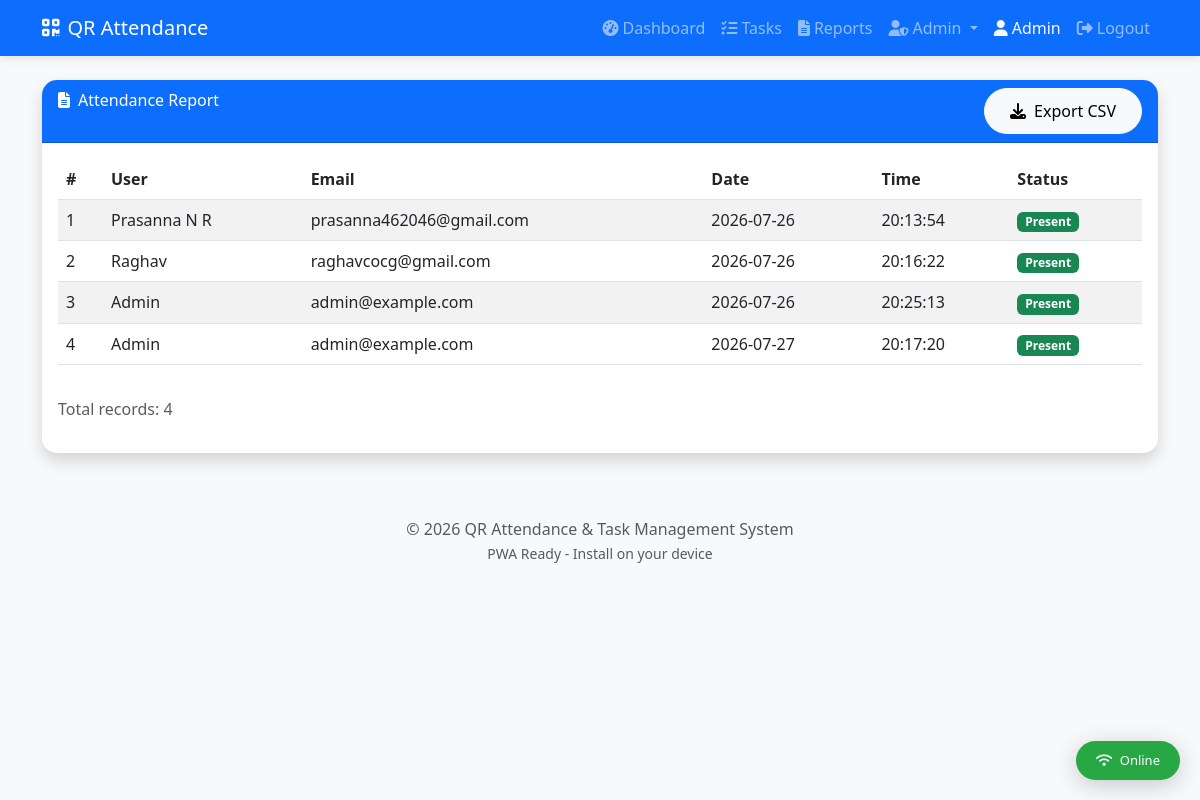
Page /attendance_report (signed in) on the committed database.
### app/models.py (models this page shows, shortened)
class User(UserMixin, db.Model):
    __tablename__ = 'users'
    id = db.Column(db.Integer, primary_key=True)
    name = db.Column(db.String(100), nullable=False)
    email = db.Column(db.String(120), unique=True, nullable=False, index=True)
    password_hash = db.Column(db.String(256), nullable=False)
    role = db.Column(db.String(20), default='user')
    created_at = db.Column(db.DateTime, default=datetime.utcnow)
    is_active = db.Column(db.Boolean, default=True)
    last_login = db.Column(db.DateTime, nullable=True)
    last_activity = db.Column(db.DateTime, nullable=True)
    is_logged_in = db.Column(db.Boolean, default=False)
    session_id = db.Column(db.String(100), nullable=True)
    attendances = db.relationship('Attendance', backref='user', lazy=True)
    tasks = db.relationship('Task', backref='user', lazy=True)

class Attendance(db.Model):
    __tablename__ = 'attendances'
    id = db.Column(db.Integer, primary_key=True)
    user_id = db.Column(db.Integer, db.ForeignKey('users.id', ondelete='CASCADE'), nullable=False)
    date = db.Column(db.Date, default=datetime.utcnow().date)
    time = db.Column(db.Time, default=datetime.utcnow().time)
    status = db.Column(db.String(20), default='present')
    marked_at = db.Column(db.DateTime, default=datetime.utcnow)

### app/routes.py (the view)
@main.route('/attendance_report')
@login_required
def attendance_report():
    if current_user.role == 'admin':
        attendances = Attendance.query.all()
    else:
        attendances = Attendance.query.filter_by(user_id=current_user.id).all()
    return render_template('attendance_report.html', attendances=attendances)

### app/templates/attendance_report.html (shortened to what this page needs)
{% extends "base.html" %}
{% block content %}
<div class="card shadow">
    <div class="card-header bg-primary text-white d-flex justify-content-between">
        <div><i class="fas fa-file-alt me-2"></i>Attendance Report</div>
        <a href="{{ url_for('main.export_attendance') }}" class="btn btn-light"><i class="fas fa-download me-2"></i>Export CSV</a>
    </div>
    <div class="card-body">
        {% if attendances %}
            <div class="table-responsive">
                <table class="table table-striped table-hover">
                    <thead><tr><th>#</th><th>User</th><th>Email</th><th>Date</th><th>Time</th><th>Status</th></tr></thead>
                    <tbody>{% for att in attendances %}<tr><td>{{ loop.index }}</td><td>{{ att.user.name }}</td><td>{{ att.user.email }}</td><td>{{ att.date.strftime('%Y-%m-%d') }}</td><td>{{ att.time.strftime('%H:%M:%S') }}</td><td><span class="badge bg-success">{{ att.status|title }}</span></td></tr>{% endfor %}</tbody>
                </table>
            </div>
            <div class="mt-3"><p class="text-muted">Total records: {{ attendances|length }}</p></div>
        {% else %}<p class="text-muted text-center">No attendance records found</p>{% endif %}
    </div>
</div>
{% endblock %}

### app/templates/base.html (shortened to what this page needs)
<!DOCTYPE html>
<html lang="en">
<head>
    <link href="https://cdn.jsdelivr.net/npm/bootstrap@5.3.0/dist/css/bootstrap.min.css" rel="stylesheet">
    <link rel="stylesheet" href="https://cdnjs.cloudflare.com/ajax/libs/font-awesome/6.4.0/css/all.min.css">
</head>
<body>
    <nav class="navbar navbar-expand-lg navbar-dark bg-primary">
        <div class="container">
            <a class="navbar-brand" href="{{ url_for('main.index') }}">
                <i class="fas fa-qrcode me-2"></i>QR Attendance
            </a>
            <div class="collapse navbar-collapse" id="navbarNav">
                <ul class="navbar-nav ms-auto">
                    {% if current_user.is_authenticated %}
                        <li class="nav-item"><a class="nav-link" href="{{ url_for('main.dashboard') }}"><i class="fas fa-tachometer-alt me-1"></i>Dashboard</a></li>
                        <li class="nav-item"><a class="nav-link" href="{{ url_for('main.tasks') }}"><i class="fas fa-tasks me-1"></i>Tasks</a></li>
                        <li class="nav-item"><a class="nav-link" href="{{ url_for('main.attendance_report') }}"><i class="fas fa-file-alt me-1"></i>Reports</a></li>
                        {% if current_user.role == 'admin' %}
                            <li class="nav-item dropdown">
                                <a class="nav-link dropdown-toggle" href="#" id="adminDropdown" role="button" data-bs-toggle="dropdown">
                                    <i class="fas fa-user-shield me-1"></i>Admin
                                </a>
                            </li>
                        {% endif %}
                        <li class="nav-item"><span class="nav-link text-light"><i class="fas fa-user me-1"></i>{{ current_user.name }}</span></li>
                        <li class="nav-item"><a class="nav-link" href="{{ url_for('auth.logout') }}"><i class="fas fa-sign-out-alt me-1"></i>Logout</a></li>
                    {% else %}
                        <li class="nav-item"><a class="nav-link" href="{{ url_for('auth.login') }}">Login</a></li>
                        <li class="nav-item"><a class="nav-link" href="{{ url_for('auth.register') }}">Register</a></li>
                    {% endif %}
                </ul>
            </div>
        </div>
    </nav>
    <div class="container mt-4">
        {% block content %}{% endblock %}
    </div>
    <footer class="bg-light text-center text-muted py-3 mt-5">
        <div class="container">
            &copy; 2026 QR Attendance & Task Management System
            <br>
            <small>PWA Ready - Install on your device</small>
        </div>
    </footer>
    <div id="network-status" class="network-status online">
    </div>
</body>
</html>

### app/templates/base.html (style rules this page uses)
body { min-height: 100vh; display: flex; flex-direction: column; background: #f8f9fa; }
footer { margin-top: auto; }
.card { border: none; border-radius: 15px; box-shadow: 0 2px 15px rgba(0,0,0,0.08); }
.card-header { border-radius: 15px 15px 0 0 !important; }
.btn { border-radius: 25px; padding: 10px 25px; }
.navbar { box-shadow: 0 2px 10px rgba(0,0,0,0.1); }
.network-status { position: fixed; bottom: 20px; right: 20px; z-index: 9999; padding: 10px 20px; border-radius: 25px; font-size: 13px; font-weight: 500; box-shadow: 0 5px 25px rgba(0,0,0,0.2); display: none; }
.network-status.online { background: #28a745; color: white; }

### rows in the picture
User: name "Admin"
Attendance: user.name "Prasanna N R", user.email "prasanna462046@gmail.com", date "2026-07-26", time "20:13:54", status "Present"
Attendance: user.name "Raghav", user.email "raghavcocg@gmail.com", date "2026-07-26", time "20:16:22", status "Present"
Attendance: user.name "Admin", user.email "admin@example.com", date "2026-07-26", time "20:25:13", status "Present"
Attendance: user.name "Admin", user.email "admin@example.com", date "2026-07-27", time "20:17:20", status "Present"

### other values in the picture
{{ attendances|length }} "4"
